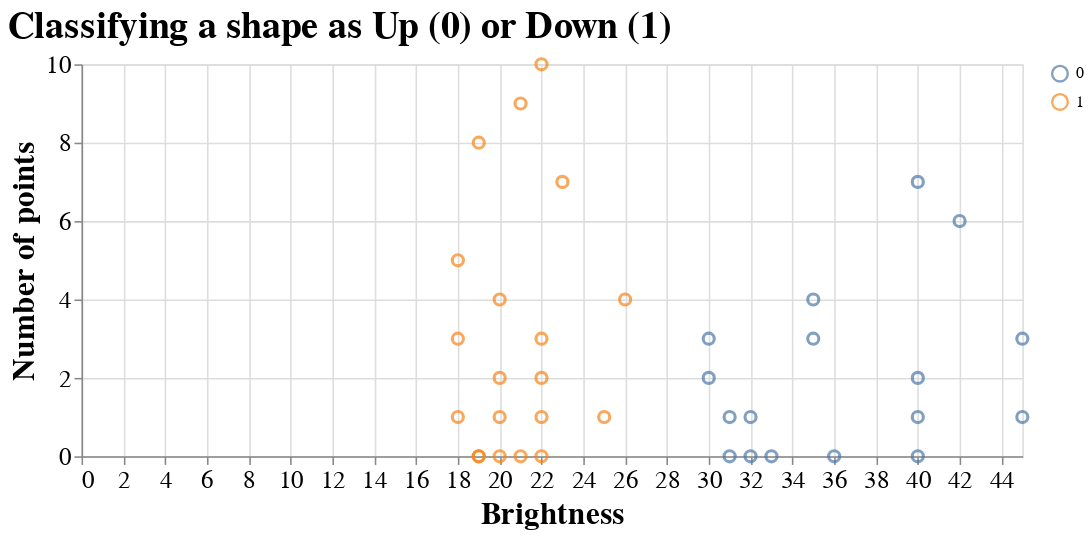

Here is the notebook cell this chart was saved with:
### Markdown cell above
### Classification by Intuition

- We clearly have some intuition about which point belongs to which group. 
- But let's try to formalize this and turn it into an "algorithm"

### Code cell
chart_trial

### Figure 1 — Vega-Lite specification as saved in the notebook (floating-point values rounded to 4 significant figures)
{"config": {"view": {"continuousWidth": 400, "continuousHeight": 300}, "axis": {"labelFontSize": 16, "titleFontSize": 20}, "title": {"anchor": "start", "fontSize": 24}}, "data": {"name": "data-6178a1bb67ad3b410e7b960d8294f685"}, "mark": {"type": "point", "size": 50}, "encoding": {"color": {"field": "up_down", "title": "", "type": "nominal"}, "x": {"field": "brightness", "title": "Brightness", "type": "quantitative"}, "y": {"field": "points", "title": "Number of points", "type": "quantitative"}}, "height": 250, "title": "Classifying a shape as Up (0) or Down (1)", "width": 600, "$schema": "https://vega.github.io/schema/vega-lite/v4.17.0.json", "datasets": {"data-6178a1bb67ad3b410e7b960d8294f685": [{"brightness": 19, "points": 0, "curve": 0, "up_down": 1}, {"brightness": 20, "points": 0, "curve": 0, "up_down": 1}, {"brightness": 21, "points": 0, "curve": 0, "up_down": 1}, {"brightness": 22, "points": 0, "curve": 0, "up_down": 1}, {"brightness": 22, "points": 3, "curve": 0, "up_down": 1}, {"brightness": 18, "points": 3, "curve": 0, "up_down": 1}, {"brightness": 18, "points": 1, "curve": 1, "up_down": 1}, {"brightness": 19, "points": 0, "curve": 0, "up_down": 1}, {"brightness": 20, "points": 1, "curve": 0, "up_down": 1}, {"brightness": 20, "points": 4, "curve": 0, "up_down": 1}, {"brightness": 20, "points": 2, "curve": 0, "up_down": 1}, {"brightness": 22, "points": 2, "curve": 0, "up_down": 1}, {"brightness": 25, "points": 1, "curve": 0, "up_down": 1}, {"brightness": 22, "points": 1, "curve": 0, "up_down": 1}, {"brightness": 18, "points": 5, "curve": 0, "up_down": 1}, {"brightness": 19, "points": 8, "curve": 0, "up_down": 1}, {"brightness": 21, "points": 9, "curve": 0, "up_down": 1}, {"brightness": 23, "points": 7, "curve": 0, "up_down": 1}, {"brightness": 22, "points": 10, "curve": 0, "up_down": 1}, {"brightness": 26, "points": 4, "curve": 0, "up_down": 1}, {"brightness": 30, "points": 3, "curve": 0, "up_down": 0}, {"brightness": 30, "points": 2, "curve": 0, "up_down": 0}, {"brightness": 45, "points": 1, "curve": 1, "up_down": 0}, {"brightness": 45, "points": 3, "curve": 1, "up_down": 0}, {"brightness": 40, "points": 1, "curve": 1, "up_down": 0}, {"brightness": 40, "points": 2, "curve": 1, "up_down": 0}, {"brightness": 36, "points": 0, "curve": 0, "up_down": 0}, {"brightness": 32, "points": 1, "curve": 0, "up_down": 0}, {"brightness": 40, "points": 0, "curve": 0, "up_down": 0}, {"brightness": 31, "points": 1, "curve": 0, "up_down": 0}, {"brightness": 35, "points": 3, "curve": 0, "up_down": 0}, {"brightness": 31, "points": 0, "curve": 0, "up_down": 0}, {"brightness": 32, "points": 0, "curve": 0, "up_down": 0}, {"brightness": 33, "points": 0, "curve": 0, "up_down": 0}, {"brightness": 40, "points": 7, "curve": 0, "up_down": 0}, {"brightness": 42, "points": 6, "curve": 0, "up_down": 0}, {"brightness": 35, "points": 4, "curve": 0, "up_down": 0}]}}
